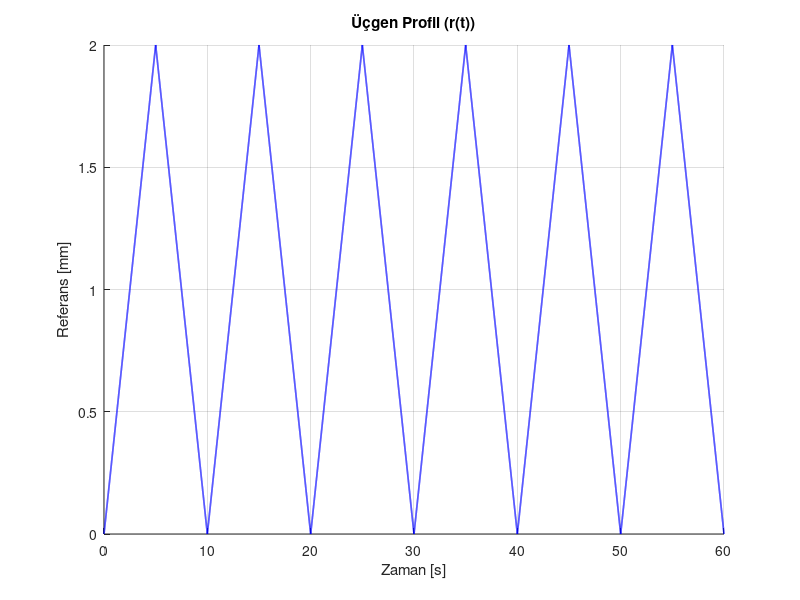

Write MATLAB code to recreate this figure. (Note: this script raises an error after producing the figure.)
%% Parametreler
T_total = 60;       % toplam süre [s]
Fs      = 1000;     % örnekleme frekansı [Hz]
f_tri   = 0.1;      % üçgen sinyal frekansı [Hz] (periyot = 10 s)
A_tri   = 1;        % genlik [mm] (ör: ±1 mm)
T_plateau = 3;      % baş/son 0 plateau süresi [s]

%% Zaman vektörü
t = (0:1/Fs:T_total)';   % [s]

%% Üçgen kısmın zaman vektörü
t_tri = (0:1/Fs:(T_total - 2*T_plateau))';

%% Üçgen sinyal (orta kısım)
r_tri = A_tri * sawtooth(2*pi*f_tri*t_tri, 0.5);

%% Baştaki ve sondaki sıfır plateau
r0_start = zeros(Fs*T_plateau,1);
r0_end   = zeros(Fs*T_plateau,1);

%% Tam sinyal oluştur
r = [r0_start; r_tri; r0_end];



%% Üçgen sinyal oluşturma
% Yöntem-1: hazır sawtooth fonksiyonu (π ile kaydırınca üçgen olur)
r = A_tri * sawtooth(2*pi*f_tri*t, 0.5);  % duty=0.5 → simetrik üçgen

% Yöntem-2: kendi fonksiyonumuz (isteğe bağlı)
% periyot = 1/f_tri;
% r = A_tri * (2*abs(2*(t/periyot - floor(t/periyot + 0.5))) - 1);

%% Grafik
figure; hold on; grid on;
plot(t, r+1, 'b','LineWidth',1.2); % mm cinsinden çiz
xlabel('Zaman [s]');
ylabel('Referans [mm]');
title('Üçgen Profil (r(t))');


%% Tablo oluştur
dataTable = table(t, r, ...
    'VariableNames', {'Time_s', 'Ref_mm'});

%% CSV olarak yaz
csvFileName = 'triangle_profile.csv';
writetable(dataTable, csvFileName);
